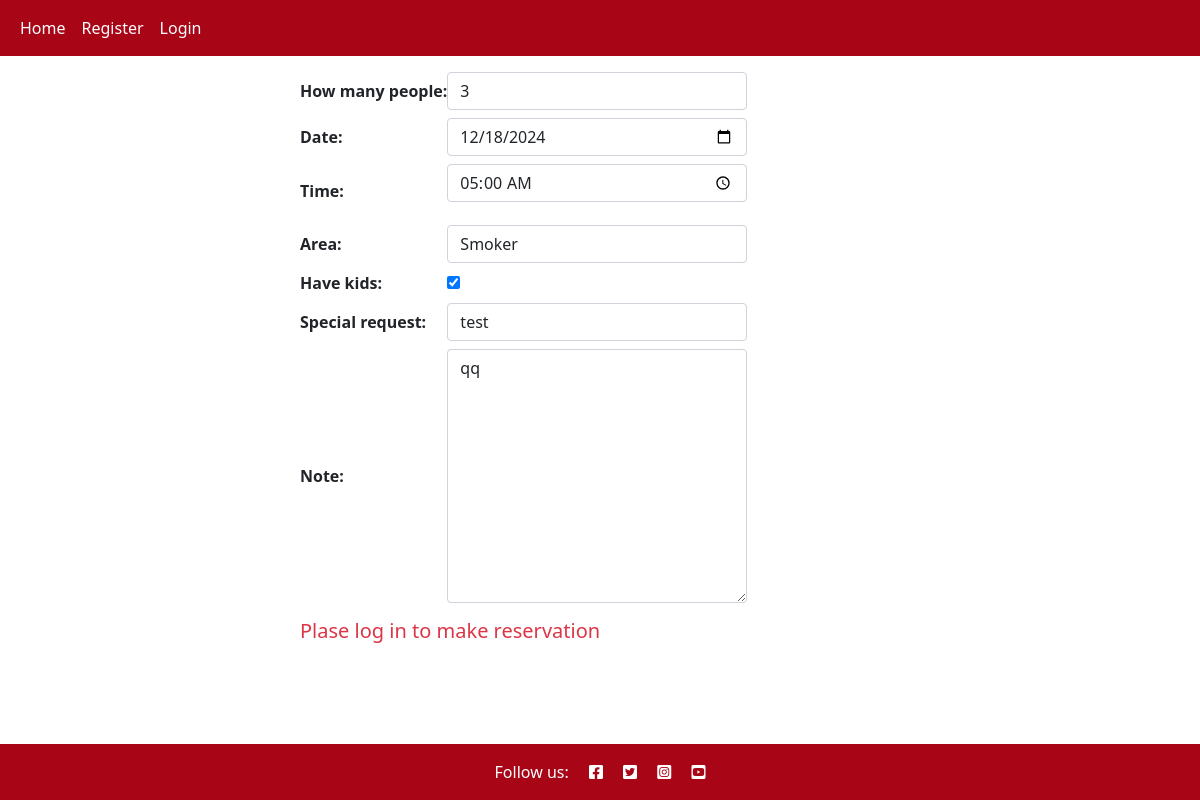
The page /reservations/edit_reservation/17 on the database its author committed.
### reservation/models.py (models this page shows)
class Reservation(models.Model):
    date = models.DateField()
    time = models.TimeField()
    area = models.IntegerField(choices=AREAS, default=0)
    how_many_people = models.IntegerField(
        default=1,
        validators=[
            MaxValueValidator(25),
            MinValueValidator(1)
        ])
    customer = models.ForeignKey(User, on_delete=models.CASCADE)
    have_kids = models.BooleanField(default=False)
    special_request = models.CharField(max_length=250, null=True)
    note = models.TextField(null=True)
    created_on = models.DateTimeField(auto_now_add=True)

### reservation/views.py (the view, shortened to what this page needs)
def edit_reservation(request, reservation_id):
    print(' update ')
    reservation = get_object_or_404(Reservation,pk=reservation_id)
    reservation_form = ReservationForm(initial={
        'how_many_people': reservation.how_many_people,
        'date': reservation.date,
        'time': reservation.time,
        'area': reservation.area,
        'have_kids': reservation.have_kids,
        'special_request': reservation.special_request,
        'note': reservation.note
    })
    return render(
        request,
        'reservation/reserve.html',
        {'reservation_form': reservation_form}
    )

### reservation/templates/reservation/reserve.html (shortened to what this page needs)
{% extends 'base.html'%}
{% block content%}
<div class="d-flex justify-content-center">
<div class="col-md-6">
    <form method="post" id="reservationForm">
    <table>
        {{reservation_form}}
    </table>
    {% if user.is_authenticated %}
    <div class="mt-4 d-flex">
        <button type="submit" id="submitButton" class="btn btn-success mb-3" style="width: 27%;">
            Reserve
        </button>
    </div>
    {% else %}
    <div class="mt-3">
        <h5 class="text-danger">Plase log in to make reservation </h5>
    </div>
    {% endif %}
  </form>
</div>
</div>
{% endblock %}

### static/css/style.css (style rules this page uses)
:root { --primary-color:#A80516; }
* { padding: 0; margin: 0; }

### rows shown on the page
Reservation: how_many_people "3", date "12/18/2024", time "05:00:00", area "Smoker", have_kids "☑", special_request "test", note "qq"
